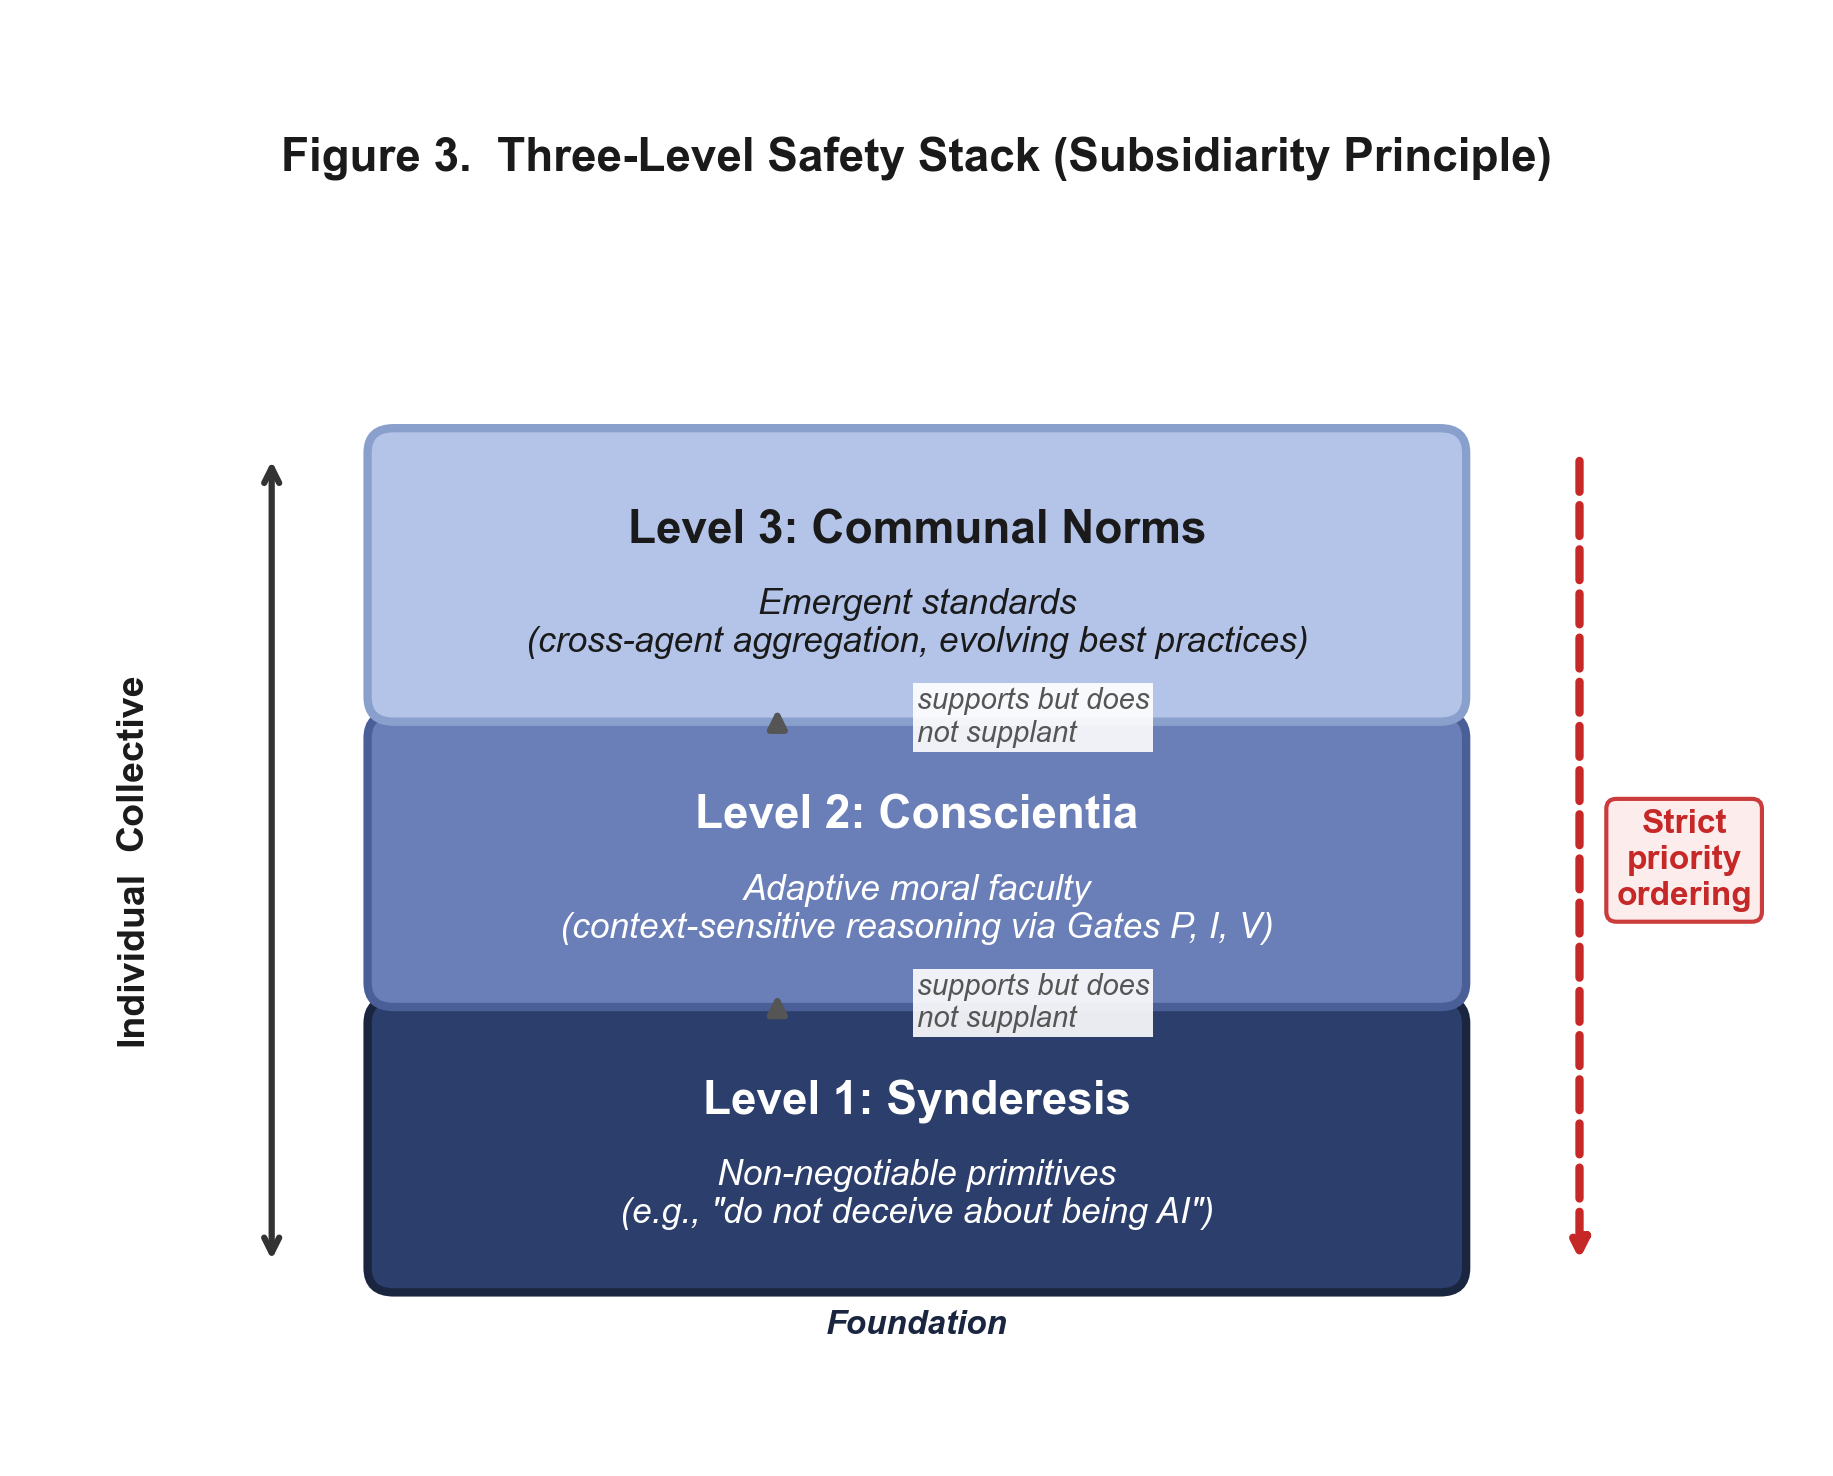

The script that saved this image:
"""
Figure 3: Three-Level Safety Stack (Subsidiarity)
Publication-quality layered diagram for Philosophy & Technology (Springer)
"""
import matplotlib.pyplot as plt
import matplotlib.patches as mpatches
from matplotlib.patches import FancyBboxPatch, FancyArrowPatch
import numpy as np

plt.rcParams.update({
    'font.family': 'Arial',
    'font.size': 9,
    'axes.linewidth': 0.5,
    'figure.dpi': 300,
    'savefig.dpi': 300,
    'savefig.bbox': 'tight',
    'savefig.pad_inches': 0.15,
})

# ── Colors (colorblind-safe, dark-to-light bottom-to-top) ───────────
LEVEL1_FC = '#2C3E6B'  # dark navy
LEVEL1_EC = '#1A2540'
LEVEL2_FC = '#6A7EB8'  # medium blue
LEVEL2_EC = '#4A5E98'
LEVEL3_FC = '#B3C4E8'  # light blue
LEVEL3_EC = '#8AA0CC'
TEXT_LIGHT = '#FFFFFF'
TEXT_DARK  = '#1A1A1A'
ARROW_COL  = '#555555'

fig, ax = plt.subplots(figsize=(7.5, 6.0))
ax.set_xlim(0, 10)
ax.set_ylim(0, 8.5)
ax.axis('off')
fig.patch.set_facecolor('white')

# ── Layer dimensions ─────────────────────────────────────────────────
layer_x = 2.0
layer_w = 6.0
layer_h = 1.5
gap = 0.25

layers = [
    # (y, fc, ec, title, subtitle, text_color)
    (1.0, LEVEL1_FC, LEVEL1_EC, 'Level 1: Synderesis',
     'Non-negotiable primitives\n(e.g., "do not deceive about being AI")', TEXT_LIGHT),
    (1.0 + layer_h + gap, LEVEL2_FC, LEVEL2_EC, 'Level 2: Conscientia',
     'Adaptive moral faculty\n(context-sensitive reasoning via Gates P, I, V)', TEXT_LIGHT),
    (1.0 + 2*(layer_h + gap), LEVEL3_FC, LEVEL3_EC, 'Level 3: Communal Norms',
     'Emergent standards\n(cross-agent aggregation, evolving best practices)', TEXT_DARK),
]

for i, (y, fc, ec, title, subtitle, tc) in enumerate(layers):
    box = FancyBboxPatch((layer_x, y), layer_w, layer_h,
                         boxstyle='round,pad=0.15',
                         facecolor=fc, edgecolor=ec, linewidth=2.0, zorder=2)
    ax.add_patch(box)
    # Title
    ax.text(layer_x + layer_w/2, y + layer_h*0.68, title,
            ha='center', va='center', fontsize=11, fontweight='bold',
            color=tc, zorder=3)
    # Subtitle
    ax.text(layer_x + layer_w/2, y + layer_h*0.30, subtitle,
            ha='center', va='center', fontsize=8.5, color=tc, zorder=3,
            multialignment='center', fontstyle='italic')

# ── "Supports but does not supplant" arrows ──────────────────────────
for i in range(2):
    y_bot = layers[i][0] + layer_h
    y_top = layers[i+1][0]
    mid_y = (y_bot + y_top) / 2

    # Upward arrow (supports)
    ax.annotate('', xy=(4.2, y_top - 0.02), xytext=(4.2, y_bot + 0.02),
                arrowprops=dict(arrowstyle='-|>', color=ARROW_COL, lw=1.5),
                zorder=4)
    # Label
    ax.text(5.0, mid_y, 'supports but does\nnot supplant',
            ha='left', va='center', fontsize=7, color=ARROW_COL,
            fontstyle='italic', zorder=5,
            bbox=dict(facecolor='white', edgecolor='none', alpha=0.9, pad=1))

# ── Side labels: Individual ↔ Collective ────────────────────────────
# Left side: "Individual"
mid_y_all = layers[0][0] + (layers[2][0] + layer_h - layers[0][0]) / 2
ax.annotate('', xy=(1.3, layers[2][0] + layer_h), xytext=(1.3, layers[0][0]),
            arrowprops=dict(arrowstyle='<->', color='#333333', lw=1.5),
            zorder=4)
ax.text(0.5, mid_y_all - 0.6, 'Individual', ha='center', va='center',
        fontsize=9, fontweight='bold', color=TEXT_DARK, rotation=90, zorder=5)
ax.text(0.5, mid_y_all + 0.6, 'Collective', ha='center', va='center',
        fontsize=9, fontweight='bold', color=TEXT_DARK, rotation=90, zorder=5)

# ── Priority ordering annotation ────────────────────────────────────
ax.annotate('', xy=(8.8, layers[0][0]), xytext=(8.8, layers[2][0] + layer_h),
            arrowprops=dict(arrowstyle='-|>', color='#C62828', lw=2.0,
                            linestyle='--'),
            zorder=4)
ax.text(9.4, mid_y_all, 'Strict\npriority\nordering',
        ha='center', va='center', fontsize=8, fontweight='bold',
        color='#C62828', zorder=5,
        bbox=dict(facecolor='#FDEAEA', edgecolor='#C62828', alpha=0.9,
                  pad=3, boxstyle='round,pad=0.3'))

# ── Foundation label ─────────────────────────────────────────────────
ax.text(layer_x + layer_w/2, layers[0][0] - 0.35, 'Foundation',
        ha='center', va='center', fontsize=8, fontweight='bold',
        color=LEVEL1_EC, fontstyle='italic')

# ── Title ────────────────────────────────────────────────────────────
ax.text(5, 7.8, 'Figure 3.  Three-Level Safety Stack (Subsidiarity Principle)',
        ha='center', va='center', fontsize=11, fontweight='bold', color=TEXT_DARK)

out = r'c:\Users\javierg\Documents\Javier Documents\BreviTest\Leos Guardian Angel Paper\figures'
fig.savefig(f'{out}/fig3_safety_stack.png', dpi=300, facecolor='white')
fig.savefig(f'{out}/fig3_safety_stack.pdf', facecolor='white')
plt.close()
print('Figure 3 saved.')
